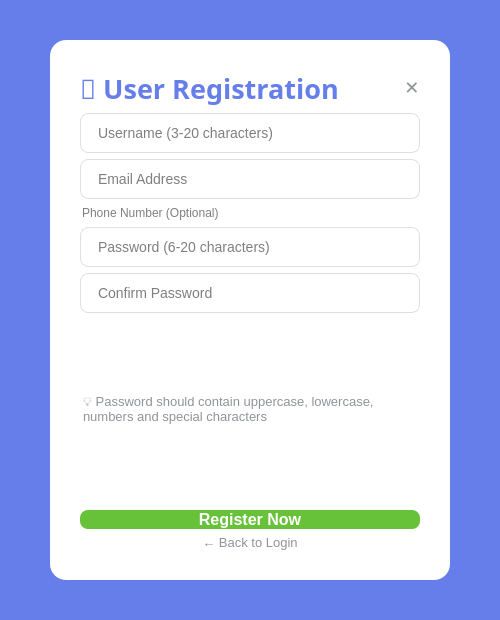
<?xml version="1.0" encoding="UTF-8"?>
<ui version="4.0">
 <class>RegisterWidget</class>
 <widget class="QWidget" name="RegisterWidget">
  <property name="geometry">
   <rect>
    <x>0</x>
    <y>0</y>
    <width>500</width>
    <height>620</height>
   </rect>
  </property>
  <property name="windowTitle">
   <string>Register</string>
  </property>
  <property name="styleSheet">
   <string notr="true">background-color: #667eea;</string>
  </property>
  <widget class="QWidget" name="centralWidget" native="true">
   <property name="geometry">
    <rect>
     <x>0</x>
     <y>0</y>
     <width>500</width>
     <height>620</height>
    </rect>
   </property>
   <layout class="QVBoxLayout" name="verticalLayout">
    <property name="leftMargin">
     <number>50</number>
    </property>
    <property name="topMargin">
     <number>40</number>
    </property>
    <property name="rightMargin">
     <number>50</number>
    </property>
    <property name="bottomMargin">
     <number>40</number>
    </property>
    <item>
     <widget class="QWidget" name="cardWidget" native="true">
      <property name="styleSheet">
       <string notr="true">background-color: white;
border-radius: 16px;</string>
      </property>
      <layout class="QVBoxLayout" name="cardLayout">
       <property name="leftMargin">
        <number>30</number>
       </property>
       <property name="topMargin">
        <number>30</number>
       </property>
       <property name="rightMargin">
        <number>30</number>
       </property>
       <property name="bottomMargin">
        <number>30</number>
       </property>
       <item>
        <layout class="QHBoxLayout" name="titleBarLayout">
         <item>
          <widget class="QLabel" name="label_title">
           <property name="text">
            <string>📝 User Registration</string>
           </property>
           <property name="font">
            <font>
             <family>Microsoft YaHei</family>
             <pointsize>20</pointsize>
             <weight>75</weight>
             <bold>true</bold>
            </font>
           </property>
           <property name="styleSheet">
            <string notr="true">color: #667eea;</string>
           </property>
          </widget>
         </item>
         <item>
          <spacer name="titleSpacer">
           <property name="orientation">
            <enum>Qt::Horizontal</enum>
           </property>
           <property name="sizeHint" stdset="0">
            <size>
             <width>40</width>
             <height>20</height>
            </size>
           </property>
          </spacer>
         </item>
         <item>
          <widget class="QPushButton" name="btn_close">
           <property name="text">
            <string>✕</string>
           </property>
           <property name="cursor">
            <cursorShape>PointingHandCursor</cursorShape>
           </property>
           <property name="fixedSize">
            <size>
             <width>32</width>
             <height>32</height>
            </size>
           </property>
           <property name="styleSheet">
            <string notr="true">QPushButton {
    background-color: transparent;
    color: #909399;
    border: none;
    border-radius: 16px;
    font-size: 18px;
    font-weight: bold;
}
QPushButton:hover {
    background-color: #f56c6c;
    color: white;
}</string>
           </property>
          </widget>
         </item>
        </layout>
       </item>
       <item>
        <widget class="QLineEdit" name="le_Register_Username">
         <property name="placeholderText">
          <string>Username (3-20 characters)</string>
         </property>
         <property name="minimumHeight">
          <number>44</number>
         </property>
         <property name="styleSheet">
          <string notr="true">QLineEdit {
    border: 1px solid #dcdfe6;
    border-radius: 8px;
    padding: 10px 15px;
    font-size: 14px;
    background-color: white;
}
QLineEdit:focus {
    border: 1px solid #667eea;
}</string>
         </property>
        </widget>
       </item>
       <item>
        <widget class="QLineEdit" name="le_Register_Email">
         <property name="placeholderText">
          <string>Email Address</string>
         </property>
         <property name="minimumHeight">
          <number>44</number>
         </property>
         <property name="styleSheet">
          <string notr="true">QLineEdit {
    border: 1px solid #dcdfe6;
    border-radius: 8px;
    padding: 10px 15px;
    font-size: 14px;
    background-color: white;
}
QLineEdit:focus {
    border: 1px solid #667eea;
}</string>
         </property>
        </widget>
       </item>
       <item>
        <widget class="QLineEdit" name="le_Register_Phone">
         <property name="placeholderText">
          <string>Phone Number (Optional)</string>
         </property>
         <property name="minimumHeight">
          <number>44</number>
         </property>
         <property name="styleSheet">
          <string notr="true">QLineEdit {
    border: 1px solid #dcdfe6;
    border-radius: 8px;
    padding: 10px 15px;
    font-size: 14px;
    background-color: white;
}
QLineEdit:focus {
    border: 1px solid #667eea;</string>
         </property>
        </widget>
       </item>
       <item>
        <widget class="QLineEdit" name="le_Register_Password">
         <property name="placeholderText">
          <string>Password (6-20 characters)</string>
         </property>
         <property name="minimumHeight">
          <number>44</number>
         </property>
         <property name="echoMode">
          <enum>QLineEdit::Password</enum>
         </property>
         <property name="styleSheet">
          <string notr="true">QLineEdit {
    border: 1px solid #dcdfe6;
    border-radius: 8px;
    padding: 10px 15px;
    font-size: 14px;
    background-color: white;
}
QLineEdit:focus {
    border: 1px solid #667eea;
}</string>
         </property>
        </widget>
       </item>
       <item>
        <widget class="QLineEdit" name="le_Register_ConfirmPwd">
         <property name="placeholderText">
          <string>Confirm Password</string>
         </property>
         <property name="minimumHeight">
          <number>44</number>
         </property>
         <property name="echoMode">
          <enum>QLineEdit::Password</enum>
         </property>
         <property name="styleSheet">
          <string notr="true">QLineEdit {
    border: 1px solid #dcdfe6;
    border-radius: 8px;
    padding: 10px 15px;
    font-size: 14px;
    background-color: white;
}
QLineEdit:focus {
    border: 1px solid #667eea;
}</string>
         </property>
        </widget>
       </item>
       <item>
        <widget class="QLabel" name="label_passwordTip">
         <property name="text">
          <string>💡 Password should contain uppercase, lowercase, numbers and special characters</string>
         </property>
         <property name="font">
          <font>
           <pointsize>10</pointsize>
          </font>
         </property>
         <property name="styleSheet">
          <string notr="true">color: #909399;
margin-top: 5px;
margin-bottom: 10px;</string>
         </property>
         <property name="wordWrap">
          <bool>true</bool>
         </property>
        </widget>
       </item>
       <item>
        <widget class="QPushButton" name="btn_RegisterSubmit">
         <property name="minimumHeight">
          <number>44</number>
         </property>
         <property name="text">
          <string>Register Now</string>
         </property>
         <property name="cursor">
          <cursorShape>PointingHandCursor</cursorShape>
         </property>
         <property name="styleSheet">
          <string notr="true">QPushButton {
    background-color: #67c23a;
    color: white;
    border: none;
    border-radius: 8px;
    font-size: 16px;
    font-weight: bold;
}
QPushButton:hover {
    background-color: #5daf34;
}
QPushButton:pressed {
    background-color: #529b2e;
}</string>
         </property>
        </widget>
       </item>
       <item>
        <widget class="QPushButton" name="btn_BackToLogin">
         <property name="text">
          <string>← Back to Login</string>
         </property>
         <property name="minimumHeight">
          <number>40</number>
         </property>
         <property name="cursor">
          <cursorShape>PointingHandCursor</cursorShape>
         </property>
         <property name="flat">
          <bool>true</bool>
         </property>
         <property name="styleSheet">
          <string notr="true">QPushButton {
    color: #909399;
    font-size: 13px;
    border: none;
}
QPushButton:hover {
    color: #667eea;
}</string>
         </property>
        </widget>
       </item>
      </layout>
     </widget>
    </item>
   </layout>
  </widget>
 </widget>
 <resources/>
 <connections/>
</ui>
